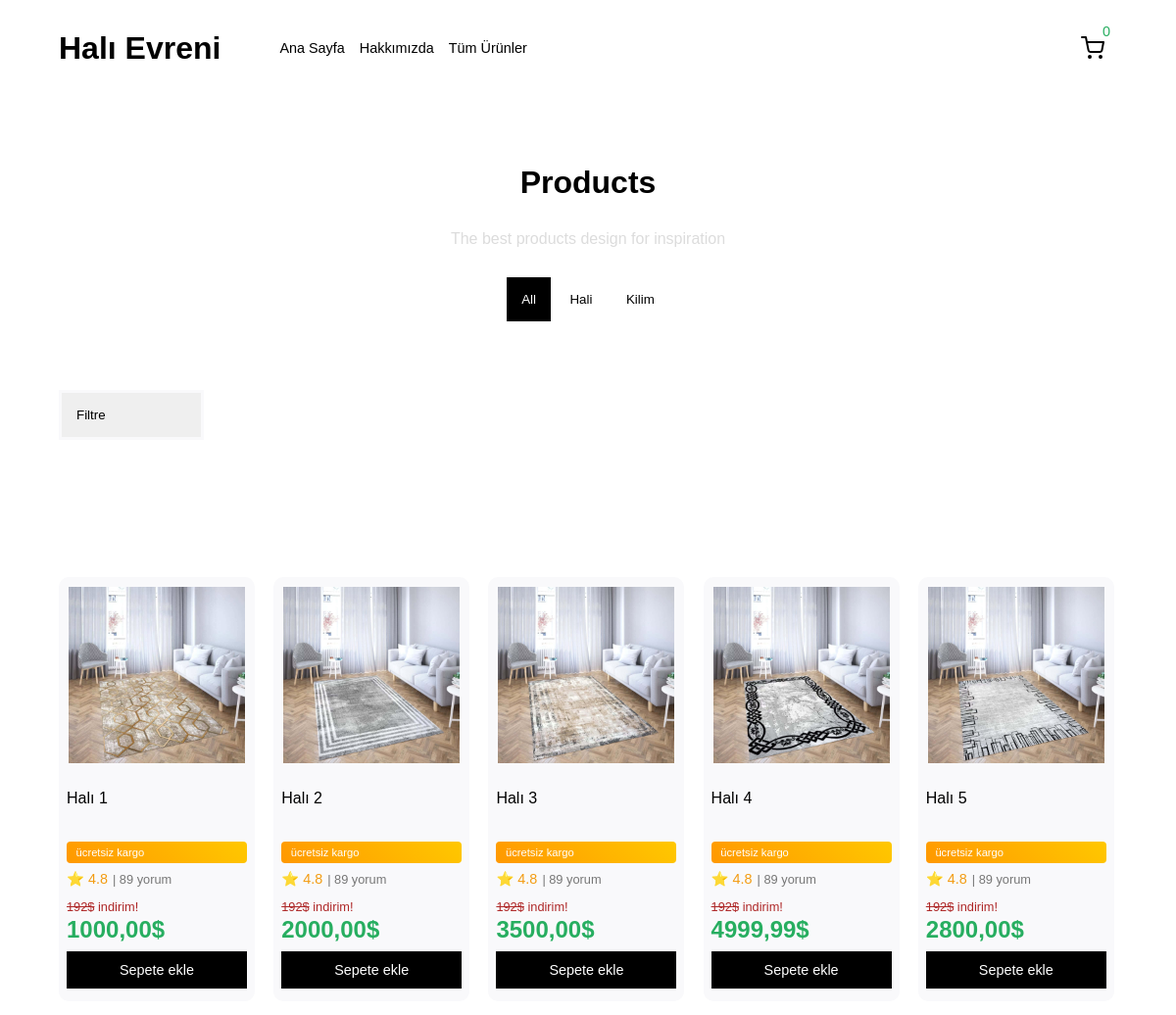
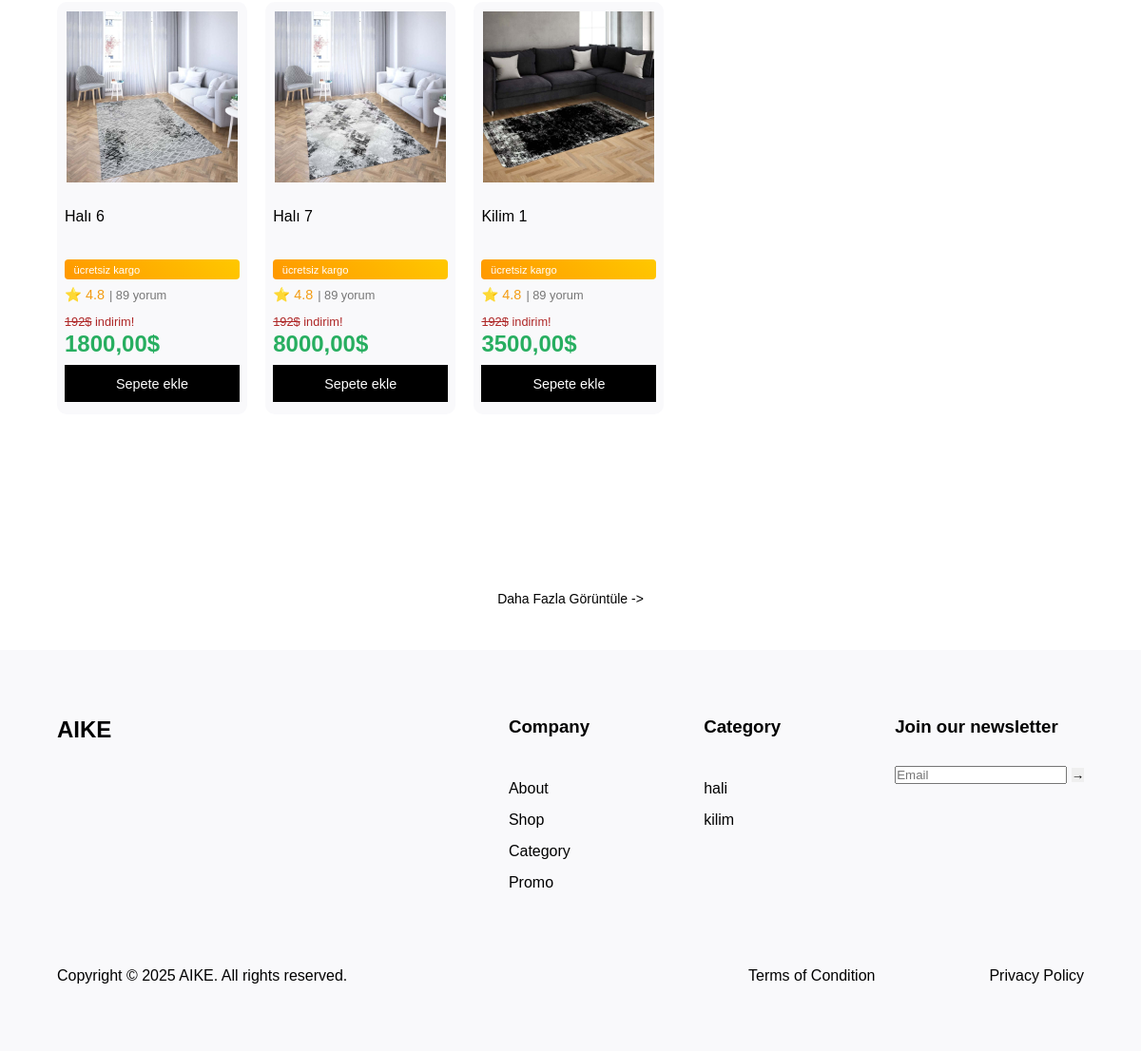
Screenshot of /products/ with the database file from the repository (2 pictures, top to bottom).
### siteConfigurations/models.py (models this page shows, shortened)
class NavbarItem(models.Model):
    name = models.CharField(max_length=100)
    url_name = models.CharField(max_length=100)
    is_active = models.BooleanField(default=True)
    position = models.IntegerField(default=0)  # Pozisyon alanı eklendi
    def get_absolute_url(self):
        try:
            return reverse_lazy(self.url_name)
        except:
            return '#'
    class Meta:
        constraints = [
            models.UniqueConstraint(fields=['url_name'], name='unique_url_name')
        ]
        ordering = ['position']

### siteapp/models.py (models this page shows, shortened)
class category(models.Model):
    name = models.CharField(max_length=100)
    slug = models.SlugField(
        null=False, unique=True, blank=True, db_index=True, editable=False
    )

class product(models.Model):
    title = models.CharField(max_length=250)
    categories = models.ManyToManyField(category, related_name="products")
    price = models.DecimalField(max_digits=10, decimal_places=2)
    image = models.ImageField(upload_to="siteapp/", blank=True, null=True)
    description = models.CharField(max_length=255)
    is_home = models.BooleanField(default=False)
    slug = models.SlugField(
        null=False, blank=True, unique=True, db_index=True, editable=False
    )
    created_at = models.DateTimeField(
        auto_now_add=True, null=False, blank=False, editable=False
    )

### siteapp/views.py (the view)
# urls.py: path('products/', views.products, name="products"),
def products(request):
    products = product.objects.all()
    products_list = product.objects.all()
    categories = category.objects.all()[:8]
    valid_filters = {"azalan": "-price", "artan": "price", "yeni": "-created_at"}
    filter_option = request.GET.get("filter", "test")
    if filter_option in valid_filters:
        products = products.order_by(valid_filters[filter_option])
    return render(
        request,
        "siteapp/products.html",
        {
            "products": products,
            "categories": categories,
            "selected_filter": filter_option,
        },
    )

### siteapp/context_processors.py (called while the page is built)
def site_info(request):
    return {"copyright_year": 2025, "company_name": "AIKE"}

def categories(request):
    return {
        "f_categories": category.objects.all()[:5],
    }

def navbar_items(request):
    return {
        'navbar_items': NavbarItem.objects.filter(is_active=True)
    }

def cart_item_count(request: HttpRequest):
    cart = request.session.get("cart", {})
    total_items = sum(cart.values())
    return {
        'total_items': total_items
    }

### siteapp/templates/siteapp/products.html (shortened to what this page needs)
{% extends "base.html" %} {% load static %}
{% block content %}
<section class="section products-category-section">
	<h2 class="section-heading-text">Products</h2>
	<p class="emphasis">The best products design for inspiration</p>
	<nav class="product-navbar">
		<div class="product-category-links">
			{% include "partials/_categories.html" %}
		</div>
	</nav>
</section>
{% include "siteapp/partials/_product-filter.html" %}
<section class="section products-section four-column-grid">
	{% include "siteapp/partials/_products.html" %}
</section>
<section class="section more-section">
	<button class="btn btn-transparent btn-more">Daha fazla görüntüle -></button>
</section>
{% endblock %}

### templates/partials/_navbar.html (shortened to what this page needs)
{% load static %}
<header class="navbar">
	<div class="navbar-left">
		<a href="{% url 'home' %}" class="brand">
			<h1>Halı Evreni</h1>
		</a>
		<nav class="nav">
			<ul>
				{% for item in navbar_items %} {% if item.get_absolute_url != '#' %}
				<li class="nav-link"><a href="{{ item.get_absolute_url }}">{{ item.name }}</a></li>
				{% endif %} {% endfor %}
			</ul>
		</nav>
	</div>
	<div class="navbar-right">
		<div class="cart-icon-wrapper">
			<div class="cart-icon-wrapper">
				<a href="{% url 'cart_detail' %}">
					<div class="cart-icon-counter-wrapper">
						<span class="cart-icon-counter">{{ total_items }}</span>
					</div>
					<img src="{% static 'uploads/shopping-cart.svg' %}" alt="Alışveriş sepeti ikonu" width="24" height="24" />
				</a>
			</div>
		</div>
	</div>
</header>

### templates/partials/_categories.html
<a href="{% url "products" %}"><button class="product-category-link {% if selected_category is none %}active{% endif %}">All</button></a>
{% for category in categories %}
<a href="{% url 'products-by-category' category.slug %}"><button class="product-category-link {% if selected_category == category %}active{% endif %}">{{ category.name|title }}</button></a>
{% endfor %}

### siteapp/templates/siteapp/partials/_products.html (shortened to what this page needs)
<section class="section">
	<div class="product-grid">
		{% for product in products %}
			<div class="product-card" id="product-card">
				<a href="{% url 'product-details' product.slug %}">
					<img src="{{product.image.url}}" alt="product photoge" class="product-card-img" />
				</a>
				<div class="product-card-info">
					<div class="product-card-info-name">
						<a href="{% url 'product-details' product.slug %}">{{product.title}}</a>
					</div>
					<div class="product-card-info-advantage">ücretsiz kargo</div>
					<div class="product-card-info-rating">
						⭐ 4.8
						<span class="review-count">| 89 yorum</span>
					</div>
					<div class="product-card-info-price">
						<small class="product-card-info-price-discount product-card-info-price-discount-active">
							<span class="strikethrough">192$</span>
							indirim!
						</small>
						<h2>{{product.price}}$</h2>
					</div>
					<form action="{% url 'add_to_cart' product.id %}" method="post" class="product-addchart ajax-form">
						<button type="submit" class="add-to-cart">Sepete ekle</button>
					</form>
				</div>
			</div>
		{% endfor %}
	</div>
</section>

### templates/partials/_footer.html
<footer class="section footer">
	<div class="footer-container container">
		<header class="footer-logo">
			<a href="{% url 'home' %}">
				<h2>AIKE</h2>
			</a>
		</header>
		<nav class="footer-links">
			<div class="footer-column">
				<h3 class="footer-column--title">Company</h3>
				<ul class="footer-column--links">
					<li><a href="{% url 'about' %}">About</a></li>
					<li><a href="{% url 'products' %}">Shop</a></li>
					<li><a href="{% url 'Category' %}">Category</a></li>
					<li><a href="{% url 'promo' %}">Promo</a></li>
				</ul>
			</div>
			<div class="footer-column">
				<h3 class="footer-column--title">Category</h3>
				<ul class="footer-column--links">
					{% for category in f_categories %}
						<li><a href="{% url 'products-by-category' category.slug %}">{{category.name}}</a></li>
					{% endfor %}
				</ul>
			</div>
			<div class="footer-column newsletter">
				<h3 class="footer-column--title">Join our newsletter</h3>
				<form>
					<input type="email" placeholder="Email" />
					<button type="submit">→</button>
				</form>
			</div>
		</nav>
	</div>
	<div class="container">
		<div class="footer-bottom">
			<p>Copyright © {{ copyright_year }} {{ company_name }}. All rights reserved.</p>
			<div class="footer-links">
				<a href="#">Terms of Condition</a>
				<a href="#">Privacy Policy</a>
			</div>
		</div>
	</div>
</footer>

### rows the page displays
NavbarItem: name "Ana Sayfa"
NavbarItem: name "Hakkımızda"
NavbarItem: name "Tüm Ürünler"
category: name "Hali", name "hali"
category: name "Kilim", name "kilim"
product: image (picture), title "Halı 1", price "1000,00"
product: image (picture), title "Halı 2", price "2000,00"
product: image (picture), title "Halı 3", price "3500,00"
product: image (picture), title "Halı 4", price "4999,99"
product: image (picture), title "Halı 5", price "2800,00"
product: image (picture), title "Halı 6", price "1800,00"
product: image (picture), title "Halı 7", price "8000,00"
product: image (picture), title "Kilim 1", price "3500,00"

### other values shown
{{ total_items }} "0"
{{ copyright_year }} "2025"
{{ company_name }} "AIKE"
